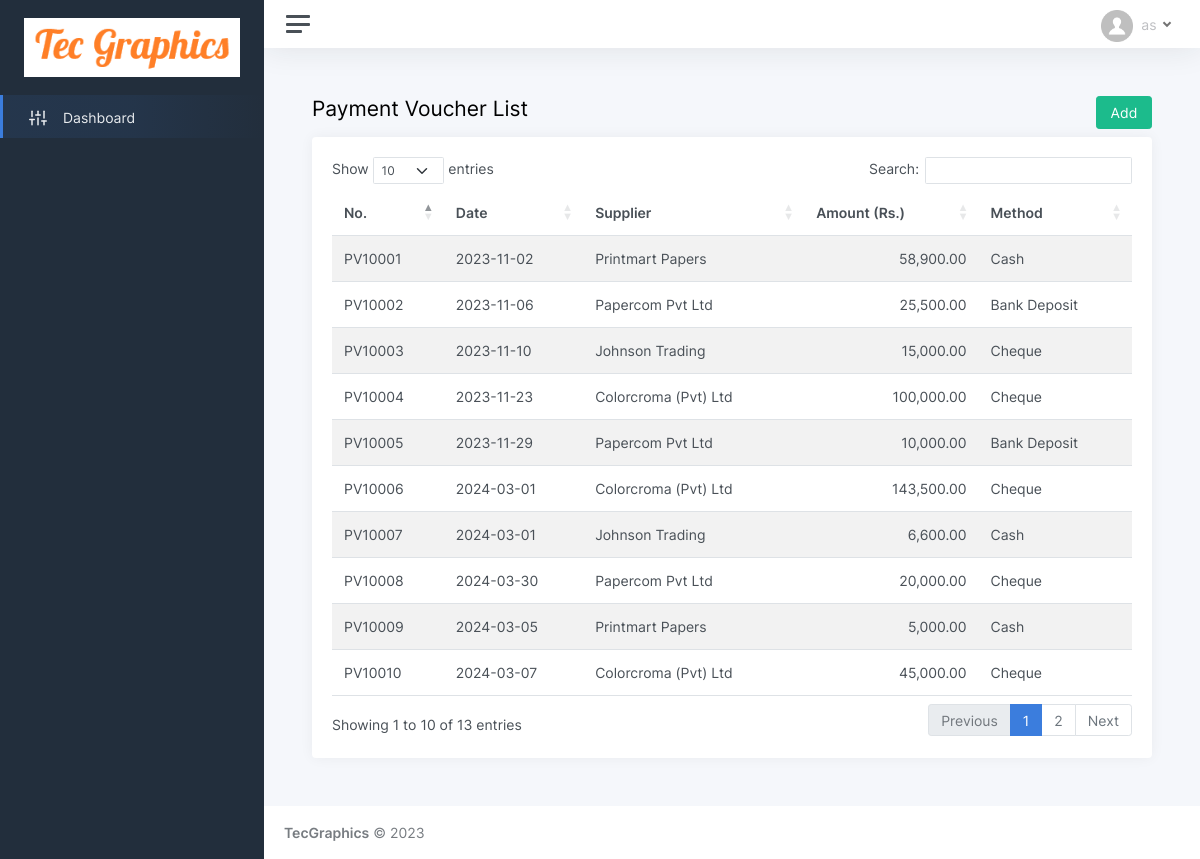
The page /payvoucher_list.php on the database its author committed.
### tables this page shows
CREATE TABLE IF NOT EXISTS `payment_voucher` (
  `id` int(11) NOT NULL AUTO_INCREMENT,
  `v_no` varchar(15) NOT NULL,
  `v_date` varchar(15) NOT NULL,
  `supplier` int(11) NOT NULL,
  `amount` varchar(20) NOT NULL,
  `paytype` varchar(15) NOT NULL,
  `cheq_no` varchar(30) NOT NULL,
  `cheq_date` varchar(25) NOT NULL,
  `deposit_ref` varchar(75) NOT NULL,
  `user` int(11) NOT NULL,
  `datetime` varchar(25) NOT NULL,
  PRIMARY KEY (`id`)
);

CREATE TABLE IF NOT EXISTS `supplier` (
  `id` int(11) NOT NULL AUTO_INCREMENT,
  `sname` varchar(75) NOT NULL,
  `contactp` varchar(75) NOT NULL,
  `contact` varchar(50) NOT NULL,
  `address` varchar(250) NOT NULL,
  `email` varchar(150) NOT NULL,
  PRIMARY KEY (`id`)
);

### payvoucher_list.php (the view, shortened to what this page needs)
<!DOCTYPE html>
<html lang="en">
<head>
	<?php include('header.php'); ?>
</head>
<body>
	<div class="wrapper">
	<?php include('sidebar.php'); ?>
		<div class="main">
		<?php include('topbar.php'); ?>
			<main class="content">
				<div class="container-fluid p-0">
					<div class="row">
					<h1 class="h3 mb-3 col-10">Payment Voucher List</h1>
					<div class="col-2" align="right"><a href="pay_voucher.php"><button class="btn btn-success">Add</button></a></div>
					</div>
					<div class="row">
						<div class="col-12">
							<div class="card">
								<div class="card-body">
									<table id="datatables-reponsive" class="table table-striped" style="width:100%">
										<thead>
										  <tr>
											<th>No.</th>
											<th>Date</th>
											<th>Supplier</th>
											<th>Amount (Rs.)</th>
											<th>Method</th>
										  </tr>
										</thead>
										<tbody>
										  <?php
										  $select_pv = mysqli_query($con, "SELECT * FROM payment_voucher");
										  while($result_pv= mysqli_fetch_array($select_pv)){
											$select_sup = mysqli_query($con, "SELECT sname FROM supplier WHERE id = '{$result_pv['supplier']}'");
											$result_sup = mysqli_fetch_array($select_sup);
										  ?>
										  <tr>
											<td><?php echo $result_pv['v_no']; ?></td>
											<td><?php echo $result_pv['v_date']; ?></td>
											<td><?php echo $result_sup['sname']; ?></td>
											<td align="right"><?php echo number_format($result_pv['amount'],2); ?></td>
											<td><?php echo $result_pv['paytype']; ?></td>
										 </tr>
										  <?php } ?>
										</tbody>
									</table>
								</div>
							</div>
						</div>
					</div>
				</div>
			</main>
			<?php include('footer.php'); ?>
		</div>
	</div>
</body>
</html>

### rows shown on the page
payment_voucher: v_no "PV10001", v_date "2023-11-02", supplier.sname "Printmart Papers", amount "58,900.00", paytype "Cash"
payment_voucher: v_no "PV10002", v_date "2023-11-06", supplier.sname "Papercom Pvt Ltd", amount "25,500.00", paytype "Bank Deposit"
payment_voucher: v_no "PV10003", v_date "2023-11-10", supplier.sname "Johnson Trading", amount "15,000.00", paytype "Cheque"
payment_voucher: v_no "PV10004", v_date "2023-11-23", supplier.sname "Colorcroma (Pvt) Ltd", amount "100,000.00", paytype "Cheque"
payment_voucher: v_no "PV10005", v_date "2023-11-29", supplier.sname "Papercom Pvt Ltd", amount "10,000.00", paytype "Bank Deposit"
payment_voucher: v_no "PV10006", v_date "2024-03-01", supplier.sname "Colorcroma (Pvt) Ltd", amount "143,500.00", paytype "Cheque"
payment_voucher: v_no "PV10007", v_date "2024-03-01", supplier.sname "Johnson Trading", amount "6,600.00", paytype "Cash"
payment_voucher: v_no "PV10008", v_date "2024-03-30", supplier.sname "Papercom Pvt Ltd", amount "20,000.00", paytype "Cheque"
payment_voucher: v_no "PV10009", v_date "2024-03-05", supplier.sname "Printmart Papers", amount "5,000.00", paytype "Cash"
payment_voucher: v_no "PV10010", v_date "2024-03-07", supplier.sname "Colorcroma (Pvt) Ltd", amount "45,000.00", paytype "Cheque"
